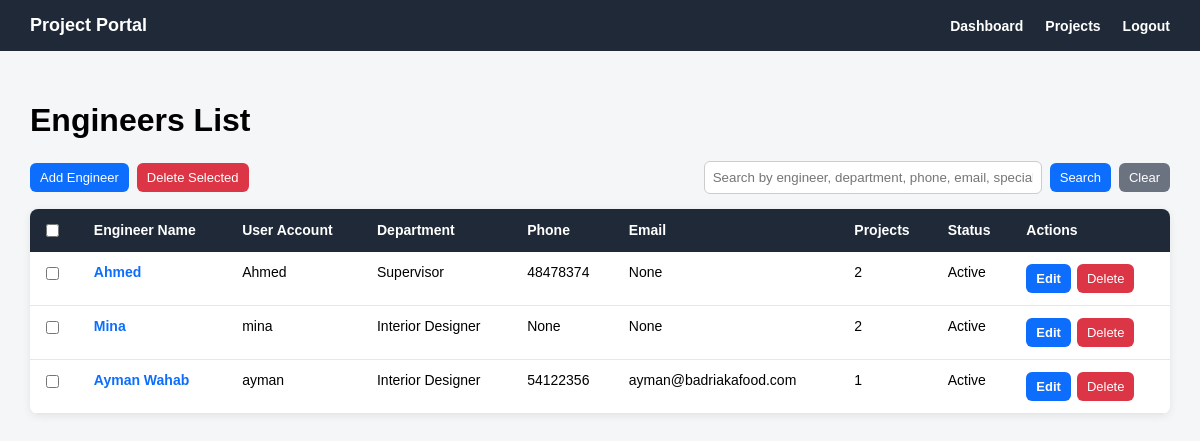
The page /engineers/ (signed in) on the database its author committed.
### engineers/models.py (models this page shows, shortened)
class Engineer(models.Model):
    class Department(models.TextChoices):
        INTERIOR_DESIGNER = 'INTERIOR_DESIGNER', 'Interior Designer'
        MECHANICAL_ENGINEER = 'MECHANICAL_ENGINEER', 'Mechanical Engineer'
        ELECTRICAL_ENGINEER = 'ELECTRICAL_ENGINEER', 'Electrical Engineer'
        SUPERVISOR = 'SUPERVISOR', 'Supervisor'
        ARCHITECT = 'ARCHITECT', 'Architect'
    user = models.OneToOneField(
        settings.AUTH_USER_MODEL,
        on_delete=models.CASCADE,
        related_name='engineer_profile'
    )
    engineer_name = models.CharField(max_length=150)
    department = models.CharField(
        max_length=50,
        choices=Department.choices,
        blank=True,
        null=True
    )
    phone = models.CharField(max_length=30, blank=True, null=True)
    email = models.EmailField(blank=True, null=True)
    specialization = models.CharField(max_length=150, blank=True, null=True)
    is_active = models.BooleanField(default=True)
    created_at = models.DateTimeField(auto_now_add=True)

### accounts/models.py (models this page shows)
class User(AbstractUser):
    class Role(models.TextChoices):
        ADMIN = 'ADMIN', 'Admin'
        ENGINEER = 'ENGINEER', 'Engineer'
        CLIENT = 'CLIENT', 'Client'
    role = models.CharField(
        max_length=20,
        choices=Role.choices,
        default=Role.CLIENT
    )

### engineers/views.py (the view, shortened to what this page needs)
# urls.py: path('', engineer_list_view, name='engineer_list'),
@login_required
def engineer_list_view(request):
    if request.user.role != 'ADMIN':
        engineers = Engineer.objects.none()
    else:
        engineers = Engineer.objects.all()
    search_query = request.GET.get('q')
    return render(request, 'engineers/engineer_list.html', {
        'engineers': engineers,
        'search_query': search_query,
    })

### templates/engineers/engineer_list.html (shortened to what this page needs)
{% extends 'base.html' %}
{% block content %}
<div class="page-header">
    <h1>Engineers List</h1>
</div>
{% if engineers %}
    {% if request.user.role == 'ADMIN' %}
        <div class="top-actions-row">
            <div style="display: flex; gap: 8px; align-items: center;">
                <a href="{% url 'engineers:engineer_add' %}" class="btn btn-primary">
                    Add Engineer
                </a>
                <button type="submit" form="bulkDeleteEngineersForm" class="btn btn-danger">
                    Delete Selected
                </button>
            </div>
            <div class="search-box">
                <input type="text"
                       id="engineerSearchInput"
                       value="{{ search_query|default:'' }}"
                       placeholder="Search by engineer, department, phone, email, specialization, or user"
                       onkeydown="if(event.key === 'Enter'){ event.preventDefault(); searchEngineers(); }">
                <button type="button" class="btn btn-primary" onclick="searchEngineers()">
                    Search
                </button>
                <a href="{% url 'engineers:engineer_list' %}" class="btn btn-secondary">
                    Clear
                </a>
            </div>
        </div>
    {% endif %}
    <table class="engineers-table">
        <tr>
            {% if request.user.role == 'ADMIN' %}
                <th>
                    <input type="checkbox" onclick="toggleEngineerCheckboxes(this)">
                </th>
            {% endif %}
            <th>Engineer Name</th>
            <th>User Account</th>
            <th>Department</th>
            <th>Phone</th>
            <th>Email</th>
            <th>Projects</th>
            <th>Status</th>
            {% if request.user.role == 'ADMIN' %}
                <th>Actions</th>
            {% endif %}
        </tr>
        {% for engineer in engineers %}
            <tr>
                {% if request.user.role == 'ADMIN' %}
                    <td>
                        <input type="checkbox"
                               name="selected_engineers"
                               value="{{ engineer.pk }}"
                               form="bulkDeleteEngineersForm">
                    </td>
                {% endif %}
                <td>
                    <a href="{% url 'engineers:engineer_detail' engineer.pk %}">
                        {{ engineer.engineer_name }}
                    </a>
                </td>
                <td>{{ engineer.user.username }}</td>
                <td>
                    {% if engineer.department %}
                        {{ engineer.get_department_display }}
                    {% else %}
                        Not assigned
                    {% endif %}
                </td>
                <td>{{ engineer.phone }}</td>
                <td>{{ engineer.email }}</td>
                <td>{{ engineer.projects.count }}</td>
                <td>
                    {% if engineer.is_active %}
                        Active
                    {% else %}
                        Inactive
                    {% endif %}
                </td>
                {% if request.user.role == 'ADMIN' %}
                    <td>
                        <div class="table-actions">
                            <a href="{% url 'engineers:engineer_edit' engineer.pk %}" class="btn btn-primary">
                                Edit
                            </a>
                            <form method="post"
                                  action="{% url 'engineers:engineer_delete' engineer.pk %}"
                                  style="margin: 0;"
                                  onsubmit="return confirm('Are you sure you want to delete this engineer? This may affect projects assigned to this engineer.');">
                                <button type="submit" class="btn btn-danger">
                                    Delete
                                </button>
                            </form>
                        </div>
                    </td>
                {% endif %}
            </tr>
        {% endfor %}
    </table>
{% endif %}
{% endblock %}

### templates/base.html (style rules this page uses)
body { margin: 0; font-family: Arial, sans-serif; background: #f4f6f8; }

### templates/engineers/engineer_list.html (style rules this page uses)
.page-header { margin-bottom: 20px; }
.engineers-table { width: 100%; border-collapse: collapse; background: white; border-radius: 8px; overflow: hidden; box-shadow: 0 2px 8px rgba(0, 0, 0, 0.08); }
.engineers-table th { background: #1f2937; color: white; text-align: left; padding: 12px; font-size: 14px; }
.engineers-table td { padding: 12px; border-bottom: 1px solid #e5e7eb; vertical-align: top; font-size: 14px; }
.engineers-table a { color: #0d6efd; font-weight: bold; text-decoration: none; }
.btn { display: inline-block; border: none; padding: 7px 10px; border-radius: 6px; cursor: pointer; text-decoration: none; font-size: 13px; }
.btn-primary { background: #0d6efd; color: white !important; }
.btn-danger { background: #dc3545; color: white !important; }
.btn-secondary { background: #6b7280; color: white !important; }
.table-actions { display: flex; gap: 6px; align-items: center; }
.top-actions-row { display: flex; justify-content: space-between; align-items: center; margin-bottom: 15px; gap: 15px; }
.search-box { display: flex; gap: 8px; align-items: center; }
.search-box input { padding: 8px; width: 320px; border: 1px solid #ccc; border-radius: 6px; }

### rows shown on the page
Engineer: engineer_name "Ahmed", user.username "Ahmed", department "Supervisor", phone "48478374", email "None", projects.count "2", is_active "Active"
Engineer: engineer_name "Mina", user.username "mina", department "Interior Designer", phone "None", email "None", projects.count "2", is_active "Active"
Engineer: engineer_name "Ayman Wahab", user.username "ayman", department "Interior Designer", phone "54122356", email "ayman@badriakafood.com", projects.count "1", is_active "Active"
